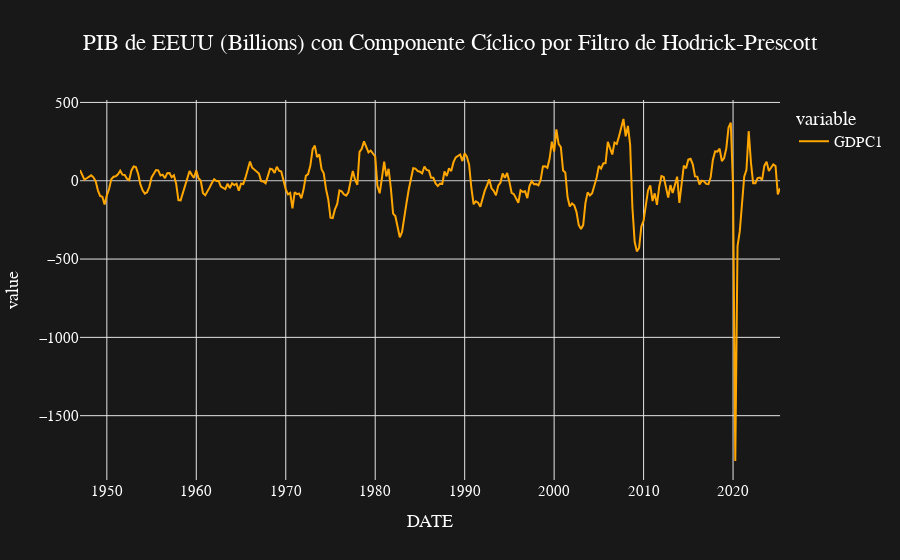

The notebook cell this image was saved under:
### Code cell
ciclo.plot(title="PIB de EEUU (Billions) con Componente Cíclico por Filtro de Hodrick-Prescott")

### Figure 1 — Plotly figure (JSON) as saved in the notebook; plotly's stock layout.template omitted (floating-point values rounded to 4 significant figures; data arrays with more than 128 entries replaced by an {"elided": "..."} marker saying what was removed)
{"data": [{"hovertemplate": "variable=GDPC1<br>DATE=%{x}<br>value=%{y}<extra></extra>", "legendgroup": "GDPC1", "line": {"color": "#ffa600", "dash": "solid"}, "marker": {"symbol": "circle"}, "mode": "lines", "name": "GDPC1", "orientation": "v", "showlegend": true, "type": "scatter", "x": {"elided": "314 str values"}, "xaxis": "x", "y": {"elided": "314 float values"}, "yaxis": "y"}], "layout": {"legend": {"title": {"text": "variable"}, "tracegroupgap": 0}, "title": {"text": "PIB de EEUU (Billions) con Componente Cíclico por Filtro de Hodrick-Prescott"}, "xaxis": {"anchor": "y", "domain": [0, 1], "title": {"text": "DATE"}}, "yaxis": {"anchor": "x", "domain": [0, 1], "title": {"text": "value"}}}}
